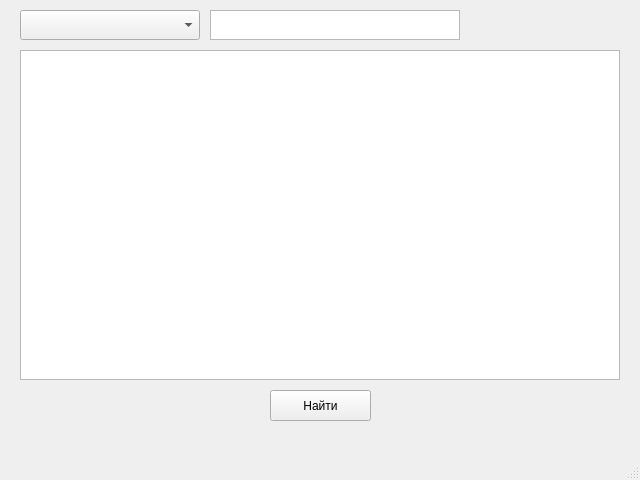
<?xml version="1.0" encoding="UTF-8"?>
<ui version="4.0">
 <class>Dialog</class>
 <widget class="QMainWindow" name="Dialog">
  <property name="geometry">
   <rect>
    <x>0</x>
    <y>0</y>
    <width>640</width>
    <height>480</height>
   </rect>
  </property>
  <property name="windowTitle">
   <string>Каталог библиотеки</string>
  </property>
  <widget class="QWidget" name="centralwidget">
   <widget class="QPushButton" name="pushButton">
    <property name="geometry">
     <rect>
      <x>270</x>
      <y>390</y>
      <width>101</width>
      <height>31</height>
     </rect>
    </property>
    <property name="text">
     <string>Найти</string>
    </property>
   </widget>
   <widget class="QTableWidget" name="checkWidget">
    <property name="geometry">
     <rect>
      <x>20</x>
      <y>50</y>
      <width>600</width>
      <height>330</height>
     </rect>
    </property>
   </widget>
   <widget class="QComboBox" name="comboBox">
    <property name="geometry">
     <rect>
      <x>20</x>
      <y>10</y>
      <width>180</width>
      <height>30</height>
     </rect>
    </property>
   </widget>
   <widget class="QTextEdit" name="textEdit">
    <property name="geometry">
     <rect>
      <x>210</x>
      <y>10</y>
      <width>250</width>
      <height>30</height>
     </rect>
    </property>
   </widget>
  </widget>
  <widget class="QMenuBar" name="menubar">
   <property name="geometry">
    <rect>
     <x>0</x>
     <y>0</y>
     <width>640</width>
     <height>22</height>
    </rect>
   </property>
  </widget>
  <widget class="QStatusBar" name="statusbar"/>
 </widget>
 <resources/>
 <connections/>
</ui>
